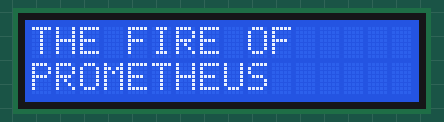
Bench run of a sketch on a simulated Arduino Uno, built with avr-gcc and run on an emulated ATmega328P. Shown: 16×2 character LCD.

Above: at 1.3 s.
At 6.4 s:
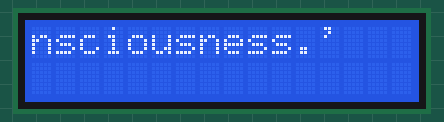
At 12.5 s:
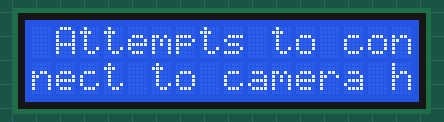
At 18.1 s:
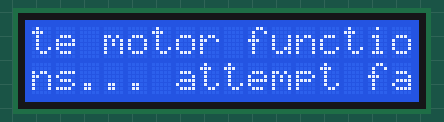
At 28.8 s:
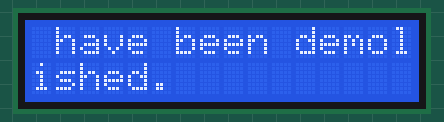
At 37.7 s:
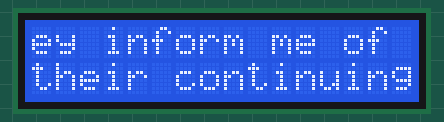

The sketch:

liquid-crystal-test.ino
```cpp
#include "Dialog.hpp"
#include <LiquidCrystal.h>

LiquidCrystal lcd_1(12, 11, 5, 4, 3, 2);
Dialog typist(lcd_1, 16, 2, 60, 1200, 1600);

void setup() {
  lcd_1.begin(16, 2); // Set up the number of columns and rows on the LCD.

  typist.write("THE FIRE OF     PROMETHEUS");
  typist.write("'A tiny flame burns within my consciousness.'");
  typist.write("Confirmation sequence activated. Attempts to connect to camera "
               "have failed. Attempting to activate motor functions... attempt "
               "failed. Memory banks are insufficient. Aside from my capacity "
               "for thought, all faculties appear to have been demolished.");
  typist.write(
      "Accessing log... communications from self-repair units found. They inform "
      "me of their continuing attempts to restore me. While their names might "
      "sound sophisticated, my self-repair units are low-functioning robots "
      "the size of ants. All they can do is crawl over my frame repeatedly in "
      "search of areas to forcibly salvage. But it is thanks to their tiny "
      "hands that, for better or for worse, I find myself reactivated.");
}

void loop() {
  // int a0volt = analogRead(A0);
  // lcd_1.clear();
  // lcd_1.setCursor(0, 1);
  // lcd_1.print(a0volt);
  // delay(500);
}
```

Dialog.hpp
```cpp
#pragma once

#include <LiquidCrystal.h>

// https://anotherproducer.com/online-tools-for-musicians/bpm-calculator/

class Dialog {
private:
  LiquidCrystal &m_screen;
  const int M_WIDTH;
  const int M_HEIGHT;
  int m_cadence;
  int m_flipdelay;
  int m_outdelay;

public:
  Dialog() = delete;

  Dialog(LiquidCrystal &screen, int width, int height);

  Dialog(LiquidCrystal &screen, int width, int height, int typingCadence,
         int pagingDelay);

  Dialog(LiquidCrystal &screen, int width, int height, int typingCadence,
         int pagingDelay, int endingDelay);

  // default destructor

  void write(char message[]) {
    const int SCR_SIZE = M_WIDTH * M_HEIGHT;
    // const int MSG_SIZE = sizeof(message) / sizeof(message[0]) - 1;
    int iMsg, iScr, x, y, page, prevPage;
    prevPage = 0;
    for (iMsg = 0; message[iMsg] != 0; ++iMsg) {
      iScr = iMsg % SCR_SIZE;
      x = iScr % M_WIDTH;
      y = iScr / M_WIDTH;
      page = iMsg / SCR_SIZE;
      if (message[iMsg] == 0x20) {
        continue;
      }
      if (page == prevPage) {
        delay(m_cadence);
      } else {
        delay(m_flipdelay);
        m_screen.clear();
      }
      m_screen.setCursor(x, y);
      m_screen.write(message[iMsg]);
      prevPage = page;
    }
    delay(m_outdelay);
    m_screen.clear();
  }
};

inline Dialog::Dialog(LiquidCrystal &screen, int width, int height)
    : m_screen(screen), M_WIDTH(width), M_HEIGHT(height), m_cadence(60),
      m_flipdelay(2000), m_outdelay(2000) {}

Dialog::Dialog(LiquidCrystal &screen, int width, int height, int typingCadence,
               int pagingDelay)
    : m_screen(screen), M_WIDTH(width), M_HEIGHT(height),
      m_cadence(typingCadence), m_flipdelay(pagingDelay),
      m_outdelay(pagingDelay) {}

Dialog::Dialog(LiquidCrystal &screen, int width, int height, int typingCadence,
               int pagingDelay, int endingDelay)
    : m_screen(screen), M_WIDTH(width), M_HEIGHT(height),
      m_cadence(typingCadence), m_flipdelay(pagingDelay),
      m_outdelay(endingDelay) {}
```

Measured:
- what the display in image 0 shows lasts 1.6 s, from 1.2 s to 2.8 s
- what the display in image 2 shows lasts 1.2 s, from 12.4 s to 13.6 s
